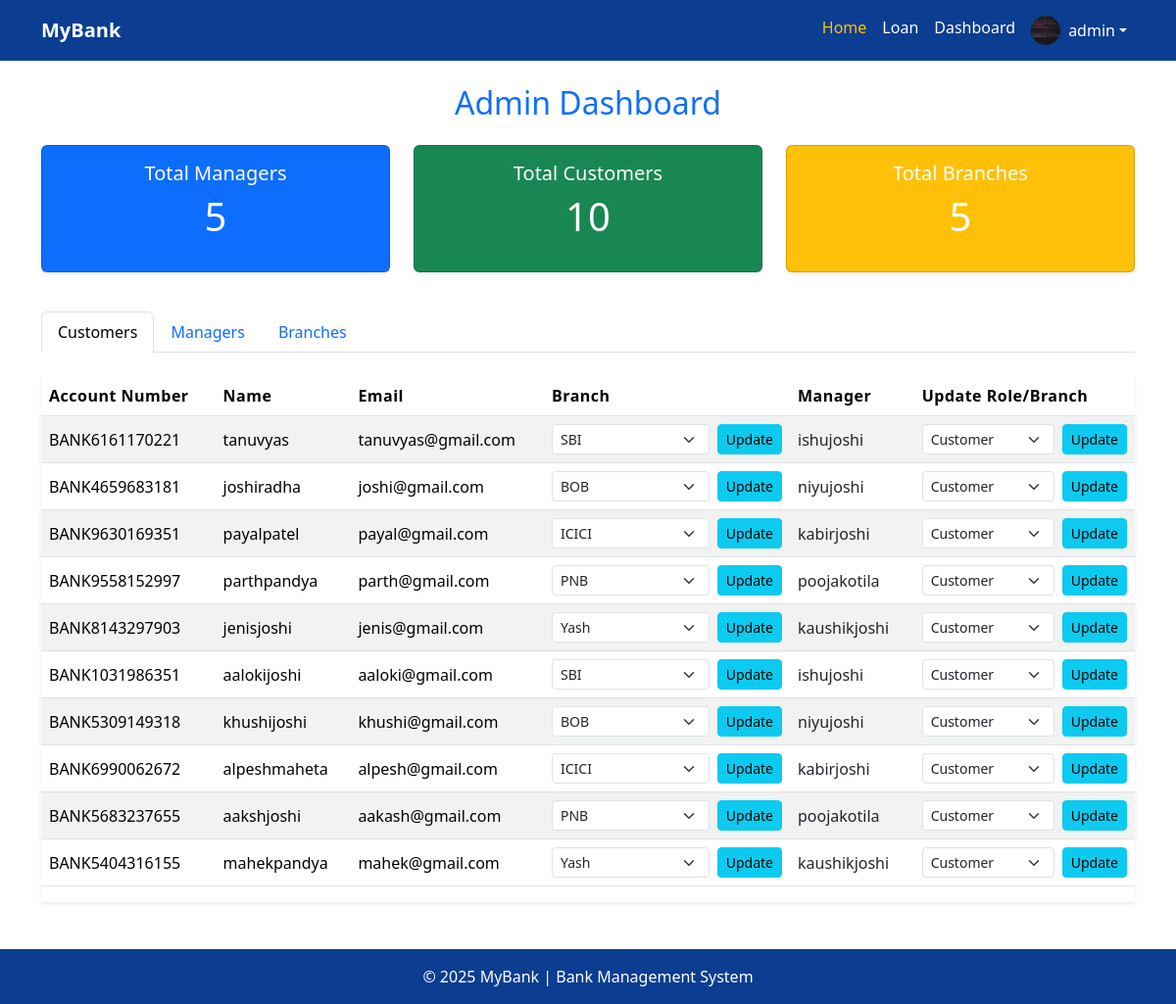
/dashboard/admin/ (signed in), run on the app's committed database.
### accounts/models.py (models this page shows, shortened)
class Profile(models.Model):
    user = models.OneToOneField(User, on_delete=models.CASCADE)
    role = models.CharField(max_length=10, choices=(
        ('admin','Admin'),
        ('manager','Manager'),
        ('customer','Customer'),
    ),
    default='customer')
    branch = models.ForeignKey(
        Branch,
        on_delete=models.SET_NULL,
        null=True,
        blank=True
    )
    message = models.TextField(blank=True, null=True)
    balance = models.DecimalField(max_digits=10, decimal_places=2, default=0.00)
    reply = models.TextField(blank=True, null=True)
    upi_id = models.CharField(max_length=100, blank=True, null=True)
    image = models.ImageField(upload_to='profile_pics/', default='default_profile.png', blank=True)
    disable_request = models.BooleanField(default=False)
    disable_approved = models.BooleanField(default=False)

class Account(models.Model):
    user = models.OneToOneField(User, on_delete=models.CASCADE)
    account_number = models.CharField(max_length=20, unique=True, blank=True)
    created_at = models.DateTimeField(auto_now_add=True)

### branches/views.py (the view, shortened to what this page needs)
# urls.py: path('dashboard/admin/', views.admin_dash, name='admin_dash'),
@login_required
def admin_dash(request):
    profile = Profile.objects.get(user=request.user)
    if profile.role != 'admin':
        return redirect('home')
    branches = Branch.objects.all()
    managers = Profile.objects.filter(role='manager')
    customers = Profile.objects.filter(role='customer')
    customer_data = []
    for customer in customers:
        branch = customer.branch
        if branch:
            branch_managers = Profile.objects.filter(branch=branch, role='manager')
            manager_names = [m.user.get_full_name() or m.user.username for m in branch_managers]
        else:
            manager_names = []
        account_number = getattr(getattr(customer.user, 'account', None), 'account_number', 'Not Assigned')
        customer_data.append({
            'customer': customer,
            'branch': branch,
            'managers': manager_names,
            'account_number': account_number,
        })
    branch_data = []
    for branch in branches:
        managers_count = Profile.objects.filter(branch=branch, role='manager').count()
        customers_count = Profile.objects.filter(branch=branch, role='customer').count()
        branch_data.append({
            'branch': branch,
            'managers_count': managers_count,
            'customers_count': customers_count,
        })
    context = {
        'branches': branches,
        'branch_data': branch_data,  # pass this to template
        'managers': managers,
        'customers': Profile.objects.filter(role='customer'),
        'customer_data': customer_data,
        'total_branches': branches.count(),
        'total_managers': Profile.objects.filter(role='manager').count(),
        'total_customers': Profile.objects.filter(role='customer').count(),
    }
    return render(request, 'admin/admin_dashboard.html', context)

### templates/admin/admin_dashboard.html (shortened to what this page needs)
{% extends 'base.html' %}
{% load static %}
{% block content %}
<div class="container my-4">
  <h2 class="mb-4 text-center text-primary">Admin Dashboard</h2>
  <div class="row mb-4">
    <div class="col-md-4 mb-3">
      <div class="card text-white bg-primary h-100 text-center shadow-sm">
        <div class="card-body">
          <h5>Total Managers</h5>
          <p class="display-6">{{ total_managers }}</p>
        </div>
      </div>
    </div>
    <div class="col-md-4 mb-3">
      <div class="card text-white bg-success h-100 text-center shadow-sm">
        <div class="card-body">
          <h5>Total Customers</h5>
          <p class="display-6">{{ total_customers }}</p>
        </div>
      </div>
    </div>
    <div class="col-md-4 mb-3">
      <div class="card text-white bg-warning h-100 text-center shadow-sm">
        <div class="card-body">
          <h5>Total Branches</h5>
          <p class="display-6">{{ total_branches }}</p>
        </div>
      </div>
    </div>
  </div>
  <ul class="nav nav-tabs mb-4" id="adminTab" role="tablist">
    <li class="nav-item" role="presentation">
      <button class="nav-link active" id="customers-tab" data-bs-toggle="tab" data-bs-target="#customers" type="button">Customers</button>
    </li>
    <li class="nav-item" role="presentation">
      <button class="nav-link" id="managers-tab" data-bs-toggle="tab" data-bs-target="#managers" type="button">Managers</button>
    </li>
    <li class="nav-item" role="presentation">
      <button class="nav-link" id="branches-tab" data-bs-toggle="tab" data-bs-target="#branches" type="button">Branches</button>
    </li>
  </ul>
  <div class="tab-content" id="adminTabContent">
    <div class="tab-pane fade show active" id="customers">
      <div class="table-responsive shadow-sm mb-5">
        <table class="table table-striped table-hover align-middle custom-table">
          <thead class="bg-primary text-white">
            <tr>
              <th>Account Number</th>
              <th>Name</th>
              <th>Email</th>
              <th>Branch</th>
              <th>Manager</th>
              <th>Update Role/Branch</th>
            </tr>
          </thead>
          <tbody>
            {% for data in customer_data %}
            <tr>
              <td>{{ data.account_number }}</td>
              <td>{{ data.customer.user.username }}</td>
              <td>{{ data.customer.user.email }}</td>
              <td>
                <form method="POST" class="d-flex align-items-center">
                  <select name="branch_id" class="form-select form-select-sm me-2">
                    {% for branch in branches %}
                      <option value="{{ branch.id }}" {% if data.branch and data.branch.id == branch.id %}selected{% endif %}>{{ branch.name }}</option>
                    {% endfor %}
                  </select>
                  <button type="submit" class="btn btn-sm btn-info">Update</button>
                </form>
              </td>
              <td>
                {% if data.managers %}
                  {% for manager_name in data.managers %}
                    <span class="text-dark me-1">{{ manager_name }}</span>
                  {% endfor %}
                {% else %}
                  <span class="text-muted">No Manager Assigned</span>
                {% endif %}
              </td>
              <td>
                <form method="POST" class="d-flex align-items-center">
                  <select name="new_role" class="form-select form-select-sm me-2">
                    <option value="customer" {% if data.customer.role == 'customer' %}selected{% endif %}>Customer</option>
                  </select>
                  <button type="submit" class="btn btn-sm btn-info">Update</button>
                </form>
              </td>
            </tr>
            {% empty %}
            <tr>
              <td colspan="6" class="text-center text-muted">No customers found.</td>
            </tr>
            {% endfor %}
          </tbody>
        </table>
      </div>
    </div>
  </div>
</div>
{% endblock %}

### templates/base.html (shortened to what this page needs)
{% load static %}
<!DOCTYPE html>
<html lang="en">
  <head>
    <link
      href="https://cdn.jsdelivr.net/npm/bootstrap@5.3.2/dist/css/bootstrap.min.css"
      rel="stylesheet"
    />
  </head>
  <body>
    <nav class="navbar navbar-expand-lg navbar-dark">
      <div class="container">
        <a class="navbar-brand fw-bold" href="{% url 'home' %}">MyBank</a>
        <div class="collapse navbar-collapse" id="navbarNav">
          <ul class="navbar-nav ms-auto">
            <li class="nav-item">
              <a class="nav-link active" href="{% url 'home' %}">Home</a>
            </li>
            <li class="nav-item">
              <a class="nav-link" href="{% url 'home_loan' %}">Loan</a>
            </li>
            {% if user.is_authenticated %}
            <li class="nav-item">
              <a class="nav-link" href="{% url 'open_accounts' %}">Dashboard</a>
            </li>
             {% endif %}
            {% if user.is_authenticated %}
            <li class="nav-item dropdown">
              <a
                class="nav-link dropdown-toggle d-flex align-items-center"
                href="#"
                id="userDropdown"
                role="button"
                data-bs-toggle="dropdown"
              >
                {% if user.profile.image %}
                <img
                  src="{{ user.profile.image.url }}"
                  alt="Profile Image"
                  class="rounded-circle me-2 profile-img"
                />
                {% else %}
                <img
                  src="{% static 'profile_pics/default.png' %}"
                  alt="Default Profile"
                  class="rounded-circle me-2 profile-img"
                />
                {% endif %} {{ user.username }}
              </a>
            </li>
            {% endif %}
          </ul>
        </div>
      </div>
    </nav>
    {% block content %}{% endblock %}
    <footer class="text-center py-3">
      <p class="mb-0">© 2025 MyBank | Bank Management System</p>
    </footer>
  </body>
</html>

### templates/base.html (style rules this page uses)
body { font-family: "Segoe UI", sans-serif; }
footer { background-color: #0b3d91; color: white; }
.navbar { background-color: #0b3d91; }
.navbar .nav-link, .navbar .navbar-brand { color: #ffffff; }
.navbar .nav-link:hover, .navbar .nav-link.active { color: #ffc107; }
.profile-img { width: 30px; height: 30px; object-fit: cover; }

### templates/admin/admin_dashboard.html (style rules this page uses)
.custom-table thead th { font-weight: 600; letter-spacing: 0.5px; }

### data on the page
Profile: account_number "BANK6161170221", customer.user.username "tanuvyas", customer.user.email "tanuvyas@gmail.com", new_role "Customer"
Profile: account_number "BANK4659683181", customer.user.username "joshiradha", customer.user.email "joshi@gmail.com", new_role "Customer"
Profile: account_number "BANK9630169351", customer.user.username "payalpatel", customer.user.email "payal@gmail.com", new_role "Customer"
Profile: account_number "BANK9558152997", customer.user.username "parthpandya", customer.user.email "parth@gmail.com", new_role "Customer"
Profile: account_number "BANK8143297903", customer.user.username "jenisjoshi", customer.user.email "jenis@gmail.com", new_role "Customer"
Profile: account_number "BANK1031986351", customer.user.username "aalokijoshi", customer.user.email "aaloki@gmail.com", new_role "Customer"
Profile: account_number "BANK5309149318", customer.user.username "khushijoshi", customer.user.email "khushi@gmail.com", new_role "Customer"
Profile: account_number "BANK6990062672", customer.user.username "alpeshmaheta", customer.user.email "alpesh@gmail.com", new_role "Customer"
Profile: account_number "BANK5683237655", customer.user.username "aakshjoshi", customer.user.email "aakash@gmail.com", new_role "Customer"
Profile: account_number "BANK5404316155", customer.user.username "mahekpandya", customer.user.email "mahek@gmail.com", new_role "Customer"

### other printed values
{{ user.username }} "admin"
{{ total_managers }} "5"
{{ total_customers }} "10"
{{ total_branches }} "5"
{{ manager_name }} "ishujoshi" "niyujoshi" "kabirjoshi" "poojakotila" "kaushikjoshi" "ishujoshi" "niyujoshi" "kabirjoshi" "poojakotila" "kaushikjoshi"
form field branch_id "SBI"
form field branch_id "BOB"
form field branch_id "ICICI"
form field branch_id "PNB"
form field branch_id "Yash"
